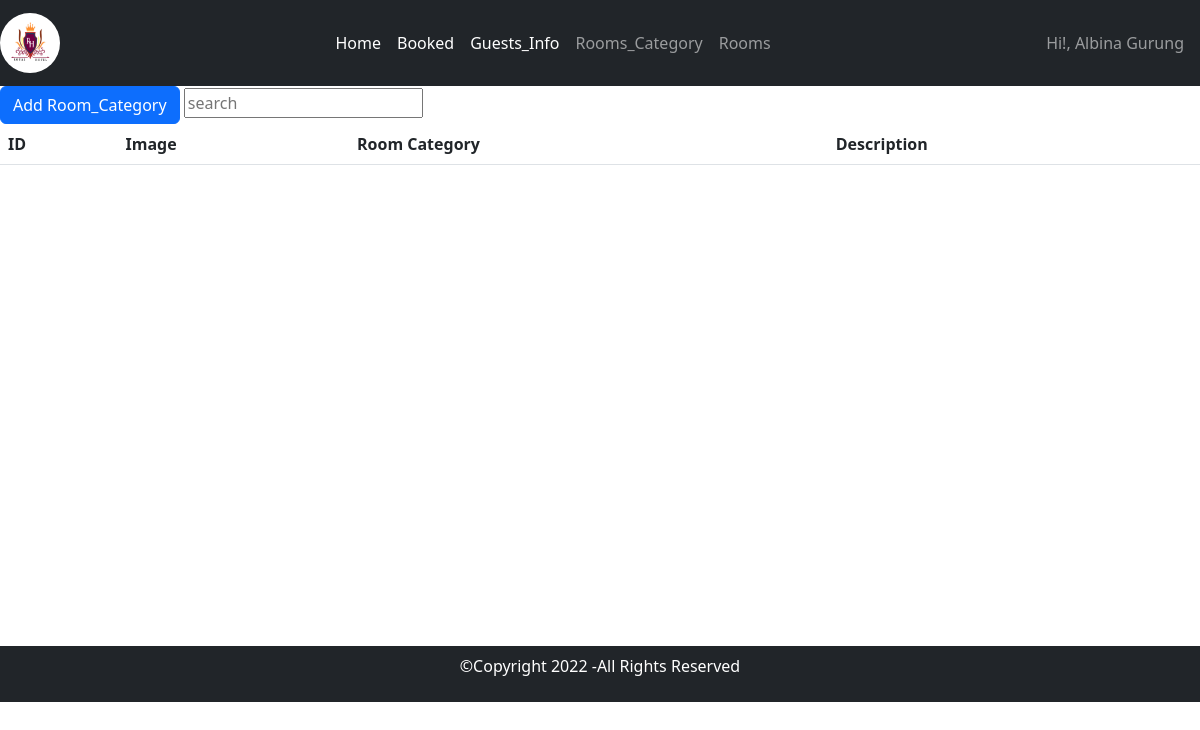
Before: /Administrator/AdminDashboard/Roomcategorylist.php (signed in) with the older database file.
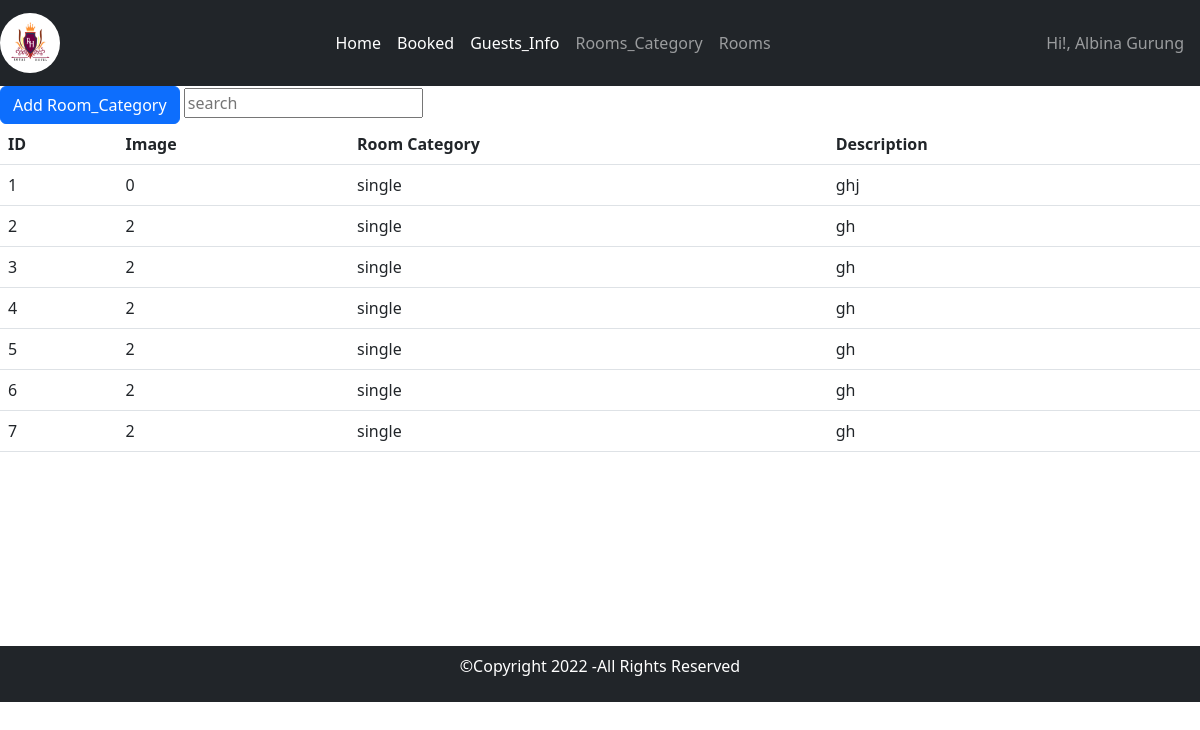
After: the same page with the newer database file.
### tables this page shows
CREATE TABLE `rooms_category` (
  `ID` int(11) NOT NULL,
  `Room_Category` varchar(30) NOT NULL,
  `Image` int(11) NOT NULL,
  `Description` text NOT NULL
);

### Administrator/AdminDashboard/Roomcategorylist.php (the view)
<?php
require_once("../include/Header.php");
require_once("../include/Navigation.php");
require_once("../../connect.php");
?>
<div style="min-height:70vh">
    <form action="">
        <a class="btn btn-primary" href="NewRoomCategory.php">Add Room_Category</a>
        <input type="text" name="search" value="" placeholder="search">
    </form>
    <table class="table">
        <thead>
            <th>ID</th>
            <th>Image</th>
            <th>Room Category</th>
            <th>Description</th>
        </thead>
        <tbody>
            <?php
           $sql="select* from rooms_category";$result=mysqli_query($connection,$sql);
           if(mysqli_num_rows($result)>0)
           {
            while($row=mysqli_fetch_assoc($result))
            {
            ?>
            <tr>
            <td><?php echo $row['ID']?></td>
            <td><?php echo $row['Image']?></td>
            <td><?php echo $row['Room_Category']?></td>
            <td><?php echo $row['Description']?></td>
           </tr>
            <?php
           }
        }
            ?>
        </tbody>
    </table>
</div>
<?php
require_once("../include/Footer.php");
?>

### Administrator/include/Header.php (shortened to what this page needs)
<!DOCTYPE html>
<html lang="en">
<head>
    <link rel="stylesheet" href="../../assets/css/bootstrap.min.css">
</head>

### Administrator/include/Navigation.php (shortened to what this page needs)
<div class="col-12 bg-green">
<nav class="navbar navbar-expand-lg navbar-dark bg-dark">
  <a class="navbar-brand" href="#">
    <img src="/assets/imgs/logo.jpg" class="rounded-circle" width="60" height="60" alt="">
  </a>
  <div class="collapse navbar-collapse" id="navbarSupportedContent">
    <ul class="navbar-nav ms-auto">
      <li class="nav-item">
        <a class="nav-link active" href="../AdminDashboard/Home.php">Home</a>
      </li>
      <li class="nav-item">
        <a class="nav-link active" href="../AdminDashboard/Booked.php">Booked</a>
      </li>
      <li class="nav-item">
        <a class="nav-link active " href="/Administrator/AdminDashboard/Checkedin.php">Guests_Info</a>
      </li>
      <li class="nav-item active">
        <a class="nav-link" href="../AdminDashboard/Roomcategorylist.php">Rooms_Category</a>
      </li>
      <li class="nav-item">
        <a class="nav-link" href="../AdminDashboard/Rooms.php">Rooms</a>
      </li>
    </ul>
   <ul class="navbar-nav ms-auto">
    <li class="nav-link">
      <a href="/" class="nav-link">Hi!, <?=$_SESSION['username'];?></a>
    </li>
   </ul>
  </div>
</nav>
</div>

### Administrator/include/Footer.php (shortened to what this page needs)
<div class="container-fluid bg-dark text-white py-2 text-center">
               <p>&copy;Copyright 2022 -All Rights Reserved<br />
               </p>
            </div>
</body>
</html>

Changed rows visible on the page:
added rooms_category: ID "1", Image "0", Room_Category "single", Description "ghj"
added rooms_category: ID "2", Image "2", Room_Category "single", Description "gh"
added rooms_category: ID "3", Image "2", Room_Category "single", Description "gh"
added rooms_category: ID "4", Image "2", Room_Category "single", Description "gh"
added rooms_category: ID "5", Image "2", Room_Category "single", Description "gh"
added rooms_category: ID "6", Image "2", Room_Category "single", Description "gh"
added rooms_category: ID "7", Image "2", Room_Category "single", Description "gh"
